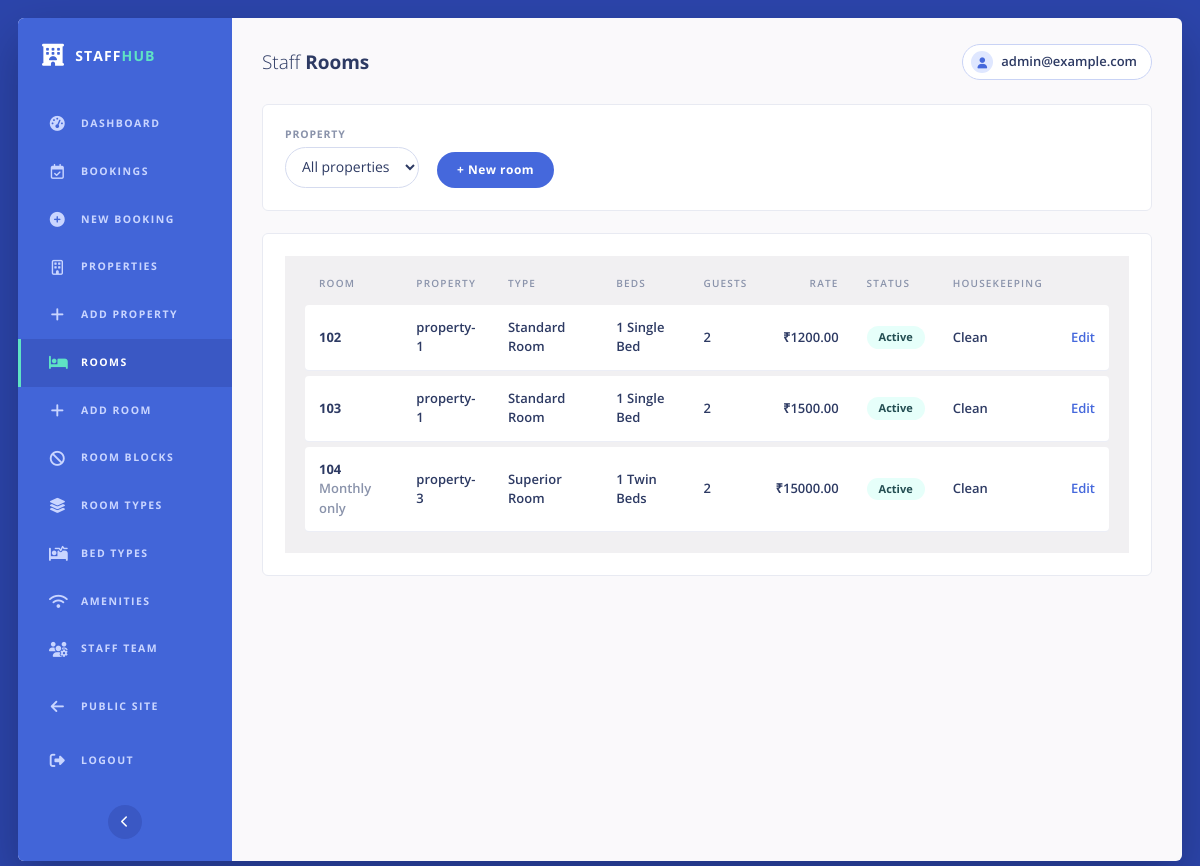
Page /staff/rooms/ (signed in) on the committed database.
### accounts/models.py (models this page shows, shortened)
class User(AbstractUser):
    email = models.EmailField("email address", unique=True)
    phone = models.CharField(max_length=20, blank=True)

### rooms/models.py (models this page shows, shortened)
class Room(TimeStampedModel):
    class OperationalStatus(models.TextChoices):
        ACTIVE = "ACTIVE", "Active"
        OUT_OF_SERVICE = "OUT_OF_SERVICE", "Out of service"  # long-term; short blocks use RoomBlock
    class HousekeepingStatus(models.TextChoices):
        CLEAN = "CLEAN", "Clean"
        DIRTY = "DIRTY", "Dirty"
        INSPECTING = "INSPECTING", "Inspecting"
    class SizeUnit(models.TextChoices):
        SQFT = "SQFT", "sq ft"
        SQM = "SQM", "sq m"
    property = models.ForeignKey(Property, on_delete=models.PROTECT, related_name="rooms")
    room_type = models.ForeignKey(RoomType, on_delete=models.PROTECT, related_name="rooms")
    number = models.CharField(max_length=20)
    floor = models.SmallIntegerField(null=True, blank=True)
    description = models.TextField(blank=True)
    max_guests = models.PositiveSmallIntegerField(default=2)
    base_occupancy = models.PositiveSmallIntegerField(default=2)
    bed_count = models.PositiveSmallIntegerField(default=1)
    bed_type = models.ForeignKey(BedType, on_delete=models.PROTECT, related_name="rooms")
    size = models.DecimalField(max_digits=7, decimal_places=2, null=True, blank=True)
    size_unit = models.CharField(max_length=4, choices=SizeUnit.choices, default=SizeUnit.SQFT)
    price_per_night = models.DecimalField(max_digits=10, decimal_places=2, validators=[MinValueValidator(0)])
    extra_guest_charge = models.DecimalField(
        max_digits=10, decimal_places=2, default=0, validators=[MinValueValidator(0)]
    )
    monthly_only = models.BooleanField(default=False, help_text="Bookable in whole months only")
    amenities = models.ManyToManyField(Amenity, blank=True, related_name="rooms")
    operational_status = models.CharField(
        max_length=20, choices=OperationalStatus.choices, default=OperationalStatus.ACTIVE, db_index=True
    )
    housekeeping_status = models.CharField(
        max_length=20, choices=HousekeepingStatus.choices, default=HousekeepingStatus.CLEAN
    )
    class Meta:
        ordering = ["property", "number"]
        constraints = [
            models.UniqueConstraint(fields=["property", "number"], name="uniq_room_number_per_property"),
            models.CheckConstraint(condition=Q(price_per_night__gte=0), name="room_price_non_negative"),
            models.CheckConstraint(condition=Q(extra_guest_charge__gte=0), name="room_extra_charge_non_negative"),
            models.CheckConstraint(condition=Q(max_guests__gte=1), name="room_max_guests_min_1"),
            models.CheckConstraint(condition=Q(base_occupancy__gte=1), name="room_base_occupancy_min_1"),
            models.CheckConstraint(
                condition=Q(base_occupancy__lte=F("max_guests")), name="room_base_occupancy_lte_max"
            ),
        ]
        indexes = [models.Index(fields=["property", "operational_status"])]

class RoomType(TimeStampedModel):
    name = models.CharField(max_length=100, unique=True)  # Deluxe, Suite, Standard...
    description = models.TextField(blank=True)
    class Meta:
        ordering = ["name"]

class BedType(TimeStampedModel):
    name = models.CharField(max_length=50, unique=True)  # Single, Double, Queen, King, Twin
    class Meta:
        ordering = ["name"]

### properties/models.py (models this page shows, shortened)
class Property(TimeStampedModel):
    name = models.CharField(max_length=200)
    slug = models.SlugField(max_length=220, unique=True)
    description = models.TextField(blank=True)
    address_line = models.CharField(max_length=255)
    city = models.CharField(max_length=100, db_index=True)
    state = models.CharField(max_length=100)
    country = models.CharField(max_length=100, default="India")
    phone = models.CharField(max_length=20)
    email = models.EmailField()
    timezone = models.CharField(max_length=64, default="Asia/Kolkata", validators=[validate_timezone])
    check_in_time = models.TimeField(default="14:00")
    check_out_time = models.TimeField(default="11:00")
    free_cancellation_hours = models.PositiveIntegerField(default=24)
    tax_percent = models.DecimalField(
        max_digits=5, decimal_places=2, default=0,
        validators=[MinValueValidator(0), MaxValueValidator(100)],
    )
    amenities = models.ManyToManyField(Amenity, blank=True, related_name="properties")
    is_active = models.BooleanField(default=True, db_index=True)
    class Meta:
        verbose_name_plural = "properties"
        ordering = ["name"]
        constraints = [
            models.CheckConstraint(
                condition=Q(tax_percent__gte=0) & Q(tax_percent__lte=100),
                name="property_tax_percent_0_100",
            ),
        ]

### backoffice/views.py (the view)
# urls.py: path("rooms/", views.RoomListView.as_view(), name="staff_rooms"),
class RoomListView(ManagerRequiredMixin, ListView):
    template_name = "backoffice/room_list.html"
    context_object_name = "rooms"
    def get_queryset(self):
        qs = managed_rooms(self.request.user).select_related("property", "room_type", "bed_type")
        slug = self.request.GET.get("property")
        if slug:
            qs = qs.filter(property__slug=slug)
        return qs.order_by("property__name", "number")
    def get_context_data(self, **kw):
        return {**super().get_context_data(**kw), "properties": managed_properties(self.request.user)}

### accounts/access.py (called while the page is built)
def _active(user):
    return bool(user is not None and getattr(user, "is_authenticated", False) and user.is_active)

def properties_with_role(user, min_role=Role.RECEPTIONIST):
    if not _active(user):
        return Property.objects.none()
    if user.is_superuser:
        return Property.objects.all()
    return Property.objects.filter(
        staff_assignments__user=user,
        staff_assignments__role__in=_roles_at_least(min_role),
    ).distinct()

def is_staff_member(user, min_role=Role.RECEPTIONIST):
    if not _active(user):
        return False
    return user.is_superuser or properties_with_role(user, min_role).exists()

### backoffice/views.py (called while the page is built)
def managed_properties(user):
    return properties_with_role(user, Role.MANAGER)

def managed_rooms(user):
    return Room.objects.filter(property__in=managed_properties(user))

    def dispatch(self, request, *args, **kwargs):
        if request.user.is_authenticated and not is_staff_member(request.user, Role.MANAGER):
            raise PermissionDenied
        return super().dispatch(request, *args, **kwargs)

### templates/backoffice/room_list.html (shortened to what this page needs)
{% extends "backoffice/base.html" %}
{% block heading %}Rooms{% endblock %}
{% block content %}
<form method="get" class="card filters">
  <div><label>Property</label>
    <select name="property" onchange="this.form.submit()">
      <option value="">All properties</option>
    </select></div>
  <div><a class="btn" href="{% url 'staff_room_new' %}{% if request.GET.property %}?property={{ request.GET.property }}{% endif %}">+ New room</a></div>
</form>
<div class="card"><div class="table-wrap"><table>
  <tr><th>Room</th><th>Property</th><th>Type</th><th>Beds</th><th>Guests</th><th class="right">Rate</th><th>Status</th><th>Housekeeping</th><th></th></tr>
  {% for r in rooms %}<tr>
    <td><b>{{ r.number }}</b>{% if r.monthly_only %}<br><span class="muted">Monthly only</span>{% endif %}</td>
    <td>{{ r.property.name }}</td><td>{{ r.room_type.name }}</td>
    <td>{{ r.bed_count }} {{ r.bed_type.name }}</td><td>{{ r.max_guests }}</td>
    <td class="right">&#8377;{{ r.price_per_night }}</td>
    <td><span class="badge {% if r.operational_status == 'ACTIVE' %}s-confirmed{% else %}s-cancelled{% endif %}">{{ r.get_operational_status_display }}</span></td>
    <td>{{ r.get_housekeeping_status_display }}</td>
    <td class="right"><a href="{% url 'staff_room_edit' r.pk %}">Edit</a></td>
  </tr>{% empty %}<tr><td colspan="9" class="muted">No rooms.</td></tr>{% endfor %}
</table></div></div>
{% endblock %}

### templates/backoffice/base.html (shortened to what this page needs)
<!doctype html>
<html lang="en">
<head>
<link rel="stylesheet" href="https://cdnjs.cloudflare.com/ajax/libs/font-awesome/6.4.0/css/all.min.css">
</head>
<body>
<div class="shell" id="shell">
  <aside class="side">
    <div class="brand"><i class="fa-solid fa-hotel"></i><span>STAFF<b>HUB</b></span></div>
    {% with n=request.resolver_match.url_name %}
    <nav class="staff-nav" aria-label="Staff navigation">
      <a href="{% url 'staff_dashboard' %}" class="{% if n == 'staff_dashboard' %}on{% endif %}"><i class="fa-solid fa-gauge-high"></i><span class="lbl">Dashboard</span></a>
      <a href="{% url 'staff_bookings' %}" class="{% if n == 'staff_bookings' or n == 'staff_booking_detail' or n == 'staff_booking_action' %}on{% endif %}"><i class="fa-regular fa-calendar-check"></i><span class="lbl">Bookings</span></a>
      <a href="{% url 'staff_new_booking' %}" class="{% if n == 'staff_new_booking' %}on{% endif %}"><i class="fa-solid fa-circle-plus"></i><span class="lbl">New booking</span></a>
      <a href="{% url 'staff_properties' %}" class=""><i class="fa-regular fa-building"></i><span class="lbl">Properties</span></a>
      <a href="{% url 'staff_property_new' %}" class="{% if n == 'staff_property_new' %}on{% endif %}"><i class="fa-solid fa-plus"></i><span class="lbl">Add property</span></a>
      <a href="{% url 'staff_rooms' %}" class="{% if n == 'staff_rooms' or n == 'staff_room_edit' or n == 'staff_room_image_add' or n == 'staff_room_image_delete' %}on{% endif %}"><i class="fa-solid fa-bed"></i><span class="lbl">Rooms</span></a>
      <a href="{% url 'staff_room_new' %}" class="{% if n == 'staff_room_new' %}on{% endif %}"><i class="fa-solid fa-plus"></i><span class="lbl">Add room</span></a>
      <a href="{% url 'staff_blocks' %}" class="{% if n == 'staff_blocks' or n == 'staff_block_new' %}on{% endif %}"><i class="fa-solid fa-ban"></i><span class="lbl">Room blocks</span></a>
      <a href="{% url 'staff_roomtypes' %}" class="{% if n == 'staff_roomtypes' or n == 'staff_roomtype_new' or n == 'staff_roomtype_edit' %}on{% endif %}"><i class="fa-solid fa-layer-group"></i><span class="lbl">Room types</span></a>
      <a href="{% url 'staff_bedtypes' %}" class="{% if n == 'staff_bedtypes' or n == 'staff_bedtype_new' or n == 'staff_bedtype_edit' %}on{% endif %}"><i class="fa-solid fa-bed-pulse"></i><span class="lbl">Bed types</span></a>
      <a href="{% url 'staff_amenities' %}" class="{% if n == 'staff_amenities' or n == 'staff_amenity_new' or n == 'staff_amenity_edit' %}on{% endif %}"><i class="fa-solid fa-wifi"></i><span class="lbl">Amenities</span></a>
      {% if user.is_superuser %}
      <a href="{% url 'staff_team' %}" class="{% if n == 'staff_team' or n == 'staff_team_new' or n == 'staff_team_edit' %}on{% endif %}"><i class="fa-solid fa-users-gear"></i><span class="lbl">Staff team</span></a>
      {% endif %}
    </nav>
    {% endwith %}
    <div class="side-foot">
      <a href="{% url 'home' %}" class="navbtn" style="text-decoration:none"><i class="fa-solid fa-arrow-left"></i><span class="lbl">Public site</span></a>
      <form method="post" action="{% url 'logout' %}">{% csrf_token %}
        <button type="submit" class="navbtn"><i class="fa-solid fa-right-from-bracket"></i><span class="lbl">Logout</span></button>
      </form>
      <button type="button" class="collapse" id="collapse-btn" aria-label="Collapse menu"><i class="fa-solid fa-chevron-left"></i></button>
    </div>
  </aside>
  <div class="main">
    <header class="top">
      <span class="title">Staff <strong>{% block heading %}{% endblock %}</strong></span>
      <div class="who">
        <span class="av"><i class="fa-solid fa-user"></i></span>
        <span>{{ user.email|default:user.username }}</span>
      </div>
    </header>
    <main class="content">
      {% block content %}{% endblock %}
    </main>
  </div>
</div>
</body>
</html>

### templates/backoffice/base.html (style rules this page uses)
:root { --frame:#2c45ab; --side:#4265d8; --side-dark:#3a58c4; --accent:#5fe3c4; --blue:#4568dc; --sky:#7fc6f4; --cyan:#62dfe0; --mint:#5fd5ae; --bg:#faf9fb; --grey:#f1f0f2; --line:#e8eaf2; --text:#2d3a63; --muted:#8a93ab; --red:#d64545; --green:#2f9e6b; }
* { box-sizing:border-box;margin:0;padding:0 }
body { font-family:'Open Sans',Arial,sans-serif;background:var(--frame);color:var(--text);font-size:14px;line-height:1.5;padding:18px }
a { color:var(--blue);text-decoration:none }
.shell { display:flex;min-height:calc(100vh - 36px);border-radius:6px;overflow:hidden;background:var(--bg);box-shadow:0 20px 50px rgba(0,0,0,.25) }
.side { width:214px;background:var(--side);color:#fff;display:flex;flex-direction:column;flex-shrink:0;transition:width .2s ease }
.brand { display:flex;align-items:center;gap:10px;padding:26px 24px 34px;font-weight:700;letter-spacing:.08em;font-size:14px;white-space:nowrap }
.brand i { font-size:22px }
.brand b { color:var(--accent) }
.side nav.staff-nav { display:flex;flex-direction:column;flex:1;min-width:0 }
.side nav.staff-nav a,.side .navbtn { display:flex;align-items:center;gap:14px;padding:16px 28px;color:#c9d5ff;font-size:10.5px;font-weight:700;letter-spacing:.14em;text-transform:uppercase;white-space:nowrap;border-left:3px solid transparent;background:none;border-top:0;border-right:0;border-bottom:0;width:100%;text-align:left;cursor:pointer;border-radius:0;font-family:inherit }
.side nav.staff-nav a i,.side .navbtn i { font-size:15px;width:18px;text-align:center }
.side nav.staff-nav a.on { background:var(--side-dark);color:#fff;border-left-color:var(--accent) }
.side nav.staff-nav a.on i { color:var(--accent) }
.side-foot { padding:10px 0 22px;display:flex;flex-direction:column;gap:6px }
.side-foot form { display:block }
.collapse { margin:14px auto 0;width:34px;height:34px;border-radius:50%;border:0;background:var(--side-dark);color:#fff;display:flex;align-items:center;justify-content:center;cursor:pointer;padding:0 }
.collapse i { transition:transform .2s }
.main { flex:1;min-width:0;display:flex;flex-direction:column }
.top { display:flex;justify-content:space-between;align-items:center;gap:12px;flex-wrap:wrap;padding:26px 30px 8px }
.top .title { font-size:19px;font-weight:300;color:var(--text) }
.top .title strong { font-weight:700 }
.who { display:flex;align-items:center;gap:8px;border:1px solid #c9d3f5;border-radius:999px;padding:6px 14px 6px 8px;background:#fff;font-size:13px;font-weight:600;color:var(--text);overflow-wrap:anywhere }
.who .av { width:22px;height:22px;border-radius:50%;background:#dfe7ff;color:var(--blue);display:flex;align-items:center;justify-content:center;font-size:11px }
.content { padding:16px 30px 34px;max-width:1400px;width:100% }
button,.btn { font:inherit;font-weight:700;font-size:12px;letter-spacing:.04em;border:0;border-radius:999px;padding:9px 20px;cursor:pointer;background:var(--blue);color:#fff;display:inline-block }
input,select,textarea { font:inherit;padding:9px 12px;border:1px solid #d5dbef;border-radius:999px;background:#fff;color:var(--text);max-width:100% }
label { font-size:10.5px;font-weight:700;color:var(--muted);display:block;margin-bottom:4px;text-transform:uppercase;letter-spacing:.08em }
.card,.panel { background:#fff;border:1px solid var(--line);border-radius:6px;padding:22px;margin-bottom:22px }
.table-wrap { width:100%;overflow-x:auto;background:var(--grey);padding:6px 20px 16px }
table { width:100%;border-collapse:separate;border-spacing:0 6px }
th { text-align:left;font-size:10px;font-weight:600;color:var(--muted);text-transform:uppercase;letter-spacing:.12em;padding:8px 14px }
td { background:#fff;padding:13px 14px;vertical-align:middle;font-size:13px;font-weight:600;box-shadow:0 1px 0 #eceef6 }
td:first-child { border-radius:4px 0 0 4px }
td:last-child { border-radius:0 4px 4px 0 }
.badge { display:inline-block;padding:3px 12px;border-radius:999px;font-size:11px;font-weight:700;background:#edf0f8;color:#4a5578 }
.s-confirmed { background:#e6fffa;color:#234e52 }
.filters { display:flex;gap:12px;flex-wrap:wrap;align-items:flex-end }
.filters>div { min-width:140px }
.muted { color:var(--muted) }
.right { text-align:right }

### rows in the picture
User: email "admin@example.com"
Room: number "102", property.name "property-1", room_type.name "Standard Room", bed_count "1", bed_type.name "Single Bed", max_guests "2", price_per_night "1200.00", operational_status "Active", housekeeping_status "Clean"
Room: number "103", property.name "property-1", room_type.name "Standard Room", bed_count "1", bed_type.name "Single Bed", max_guests "2", price_per_night "1500.00", operational_status "Active", housekeeping_status "Clean"
Room: number "104", monthly_only "Monthly only", property.name "property-3", room_type.name "Superior Room", bed_count "1", bed_type.name "Twin Beds", max_guests "2", price_per_night "15000.00", operational_status "Active", housekeeping_status "Clean"
